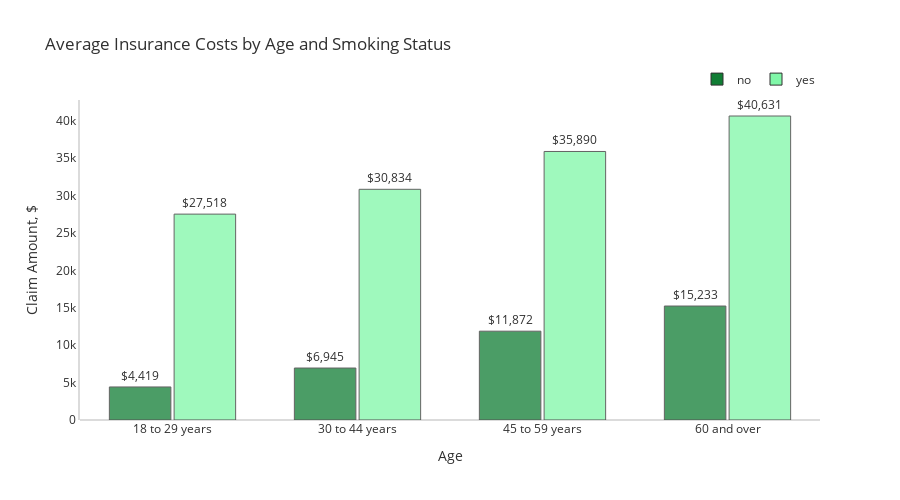

Here is the notebook cell this chart was saved with:
### Markdown cell above
#
👉 Compared to smokers, whose typical claim amount is over $ 34,000, non-smokers' median claim amount is around $7,300. There is also a noticeable difference in the way the groups divide the expenses of insurance. The distribution is tilted to the right for non-smokers, while the claim amounts for smokers are more variable, showing a bimodal distribution with peaks close to $20,000 and $40,000 and a broader spread in the boxplot.

### Code cell
plot_df = df.copy()
plot_df["Age_Group"]=['18 to 29 years' if i<30 else '30 to 44 years' if (i>=30)&(i<45) else 
                      '45 to 59 years' if (i>=45)&(i<60) else '60 and over' for i in df['age']]
plot_df = plot_df.groupby(['Age_Group','smoker'])['charges'].mean()
plot_df = plot_df.rename('charges').reset_index().sort_values('smoker', ascending=True)
fig = px.bar(plot_df, x='Age_Group', y='charges', color='smoker', height=500, text='charges', 
             opacity=0.75, barmode='group', color_discrete_sequence=['#107d34','#80f7a8'],
             title="Average Insurance Costs by Age and Smoking Status")
fig.update_traces(texttemplate='$%{text:,.0f}', textposition='outside', 
                  marker_line=dict(width=1, color='#303030'))
fig.update_layout(font_color="#303030",bargroupgap=0.05, bargap=0.3, 
                  legend=dict(orientation="h", yanchor="bottom", y=1.02, xanchor="right", x=1, title=""),
                  xaxis=dict(title='Age',showgrid=False), 
                  yaxis=dict(title='Claim Amount, $', showgrid=False,zerolinecolor='#DBDBDB',
                             showline=True, linecolor='#DBDBDB', linewidth=2))
fig.show()

### Figure 1 — Plotly figure (JSON) as saved in the notebook; plotly's stock layout.template omitted (floating-point values rounded to 4 significant figures)
{"data": [{"alignmentgroup": "True", "hovertemplate": "smoker=no<br>Age_Group=%{x}<br>charges=%{text}<extra></extra>", "legendgroup": "no", "marker": {"color": "#107d34", "line": {"color": "#303030", "width": 1}, "opacity": 0.75, "pattern": {"shape": ""}}, "name": "no", "offsetgroup": "no", "orientation": "v", "showlegend": true, "text": [4419.0, 6945.0, 11870.0, 15230.0], "textposition": "outside", "texttemplate": "$%{text:,.0f}", "type": "bar", "x": ["18 to 29 years", "30 to 44 years", "45 to 59 years", "60 and over"], "xaxis": "x", "y": [4419.0, 6945.0, 11870.0, 15230.0], "yaxis": "y"}, {"alignmentgroup": "True", "hovertemplate": "smoker=yes<br>Age_Group=%{x}<br>charges=%{text}<extra></extra>", "legendgroup": "yes", "marker": {"color": "#80f7a8", "line": {"color": "#303030", "width": 1}, "opacity": 0.75, "pattern": {"shape": ""}}, "name": "yes", "offsetgroup": "yes", "orientation": "v", "showlegend": true, "text": [27520.0, 30830.0, 35890.0, 40630.0], "textposition": "outside", "texttemplate": "$%{text:,.0f}", "type": "bar", "x": ["18 to 29 years", "30 to 44 years", "45 to 59 years", "60 and over"], "xaxis": "x", "y": [27520.0, 30830.0, 35890.0, 40630.0], "yaxis": "y"}], "layout": {"bargap": 0.3, "bargroupgap": 0.05, "barmode": "group", "font": {"color": "#303030"}, "height": 500, "legend": {"orientation": "h", "title": {"text": ""}, "tracegroupgap": 0, "x": 1, "xanchor": "right", "y": 1.02, "yanchor": "bottom"}, "title": {"text": "Average Insurance Costs by Age and Smoking Status"}, "xaxis": {"anchor": "y", "domain": [0, 1], "showgrid": false, "title": {"text": "Age"}}, "yaxis": {"anchor": "x", "domain": [0, 1], "linecolor": "#DBDBDB", "linewidth": 2, "showgrid": false, "showline": true, "title": {"text": "Claim Amount, $"}, "zerolinecolor": "#DBDBDB"}}}
